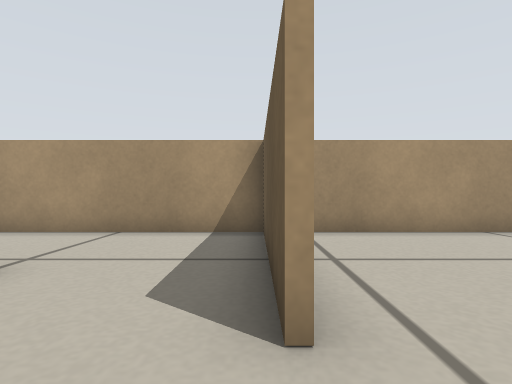
[1] (above)

18 first-person views from a walk through a robot-simulator world made for Stage. The camera is 0.22 m above the floor, looks level and sees 80° across. The lines on the ground mark 1 m squares. The floor is counted in squares, 0.25 m on a side. Each view is taken from the middle of a square. On the plan, view 1 faces up. The plan holds only what a view shows up to about 11 squares ahead; the rest is blank. The robots in the file are not drawn.

[2]
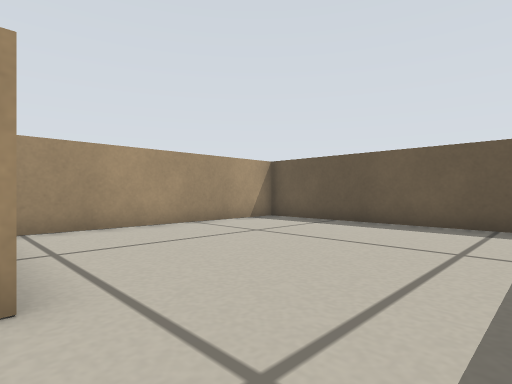

[3]
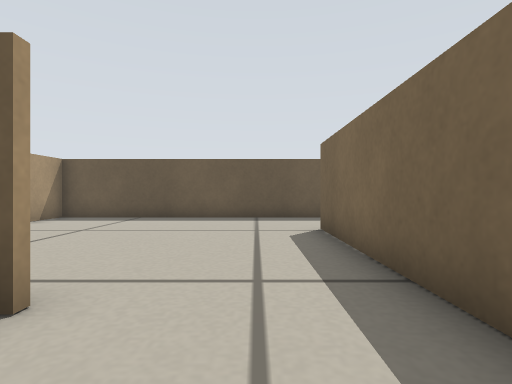

[4]
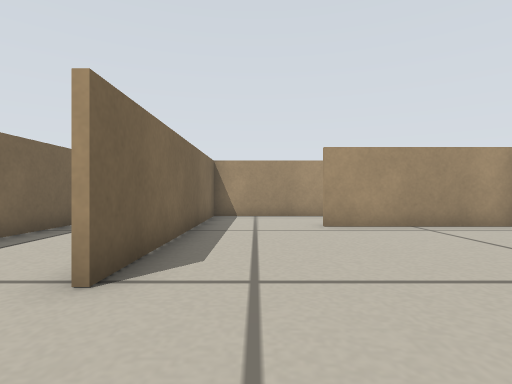

[5]
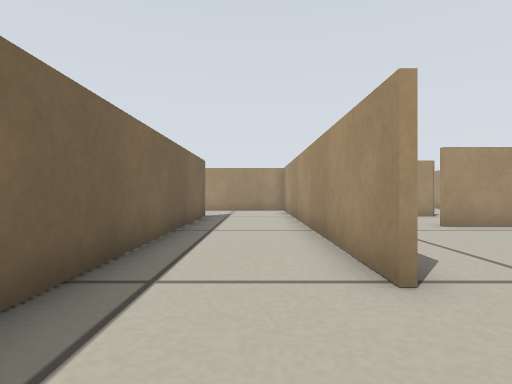

[6]
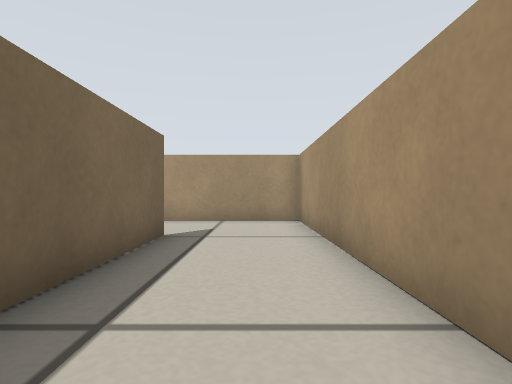

[7]
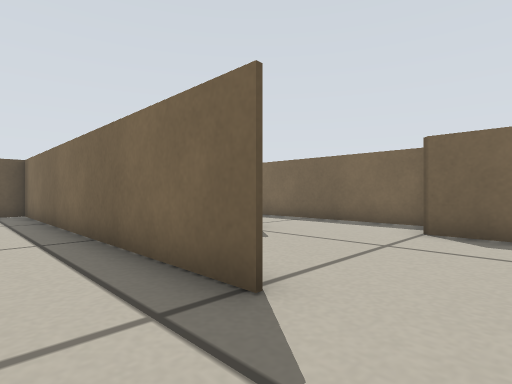

[8]
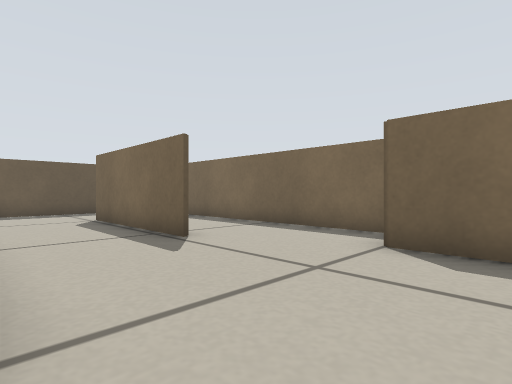

[9]
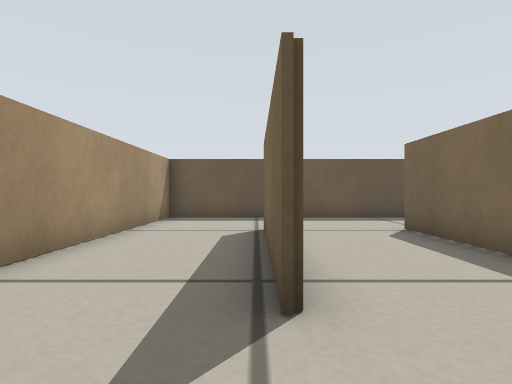

[10]
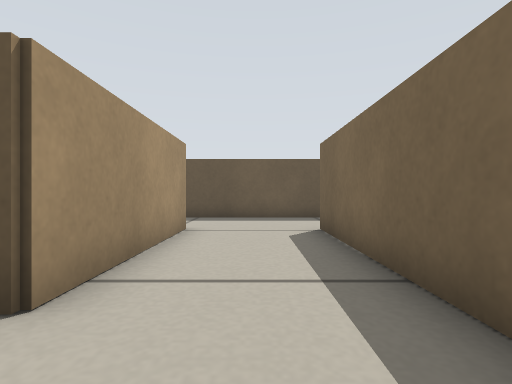

[11]
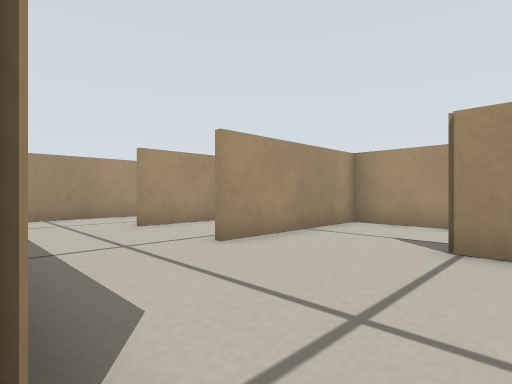

[12]
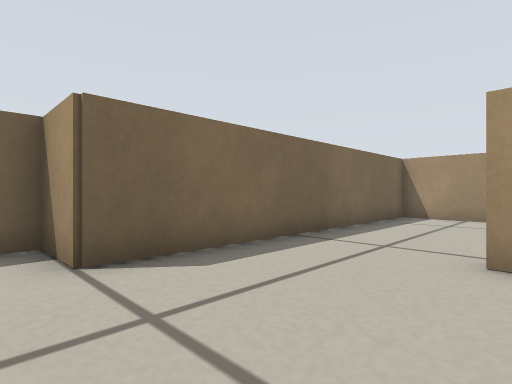

[13]
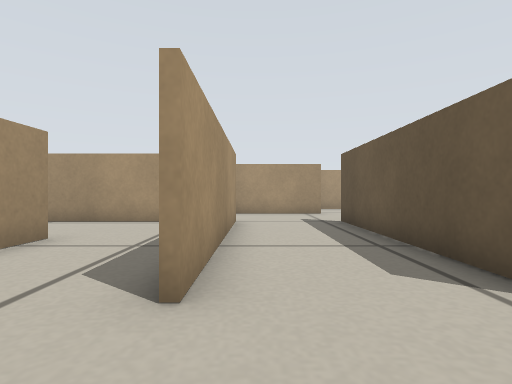

[14]
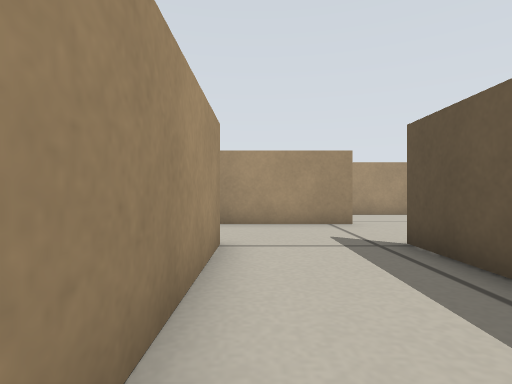

[15]
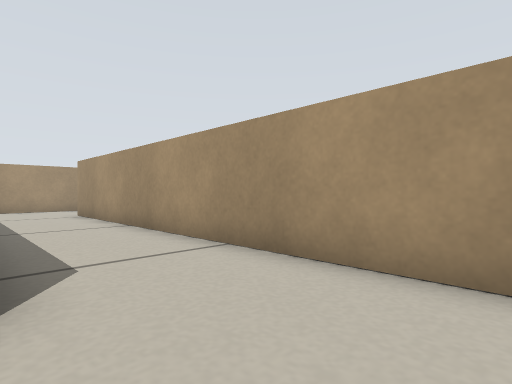

[16]
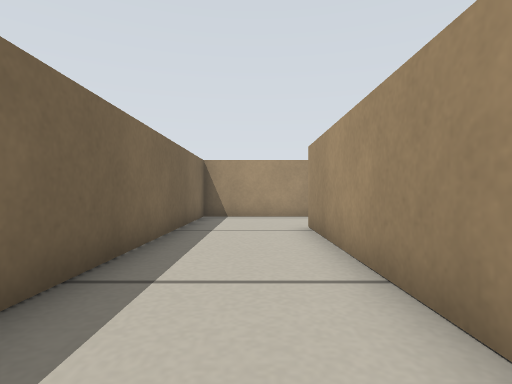

[17]
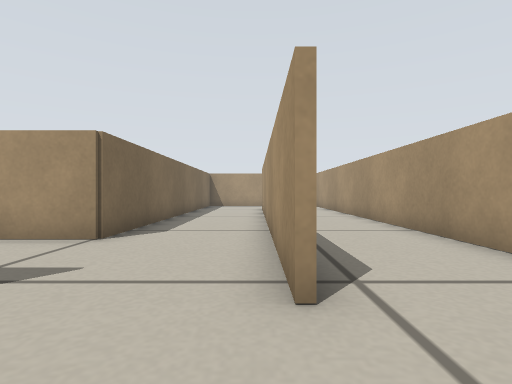

[18]
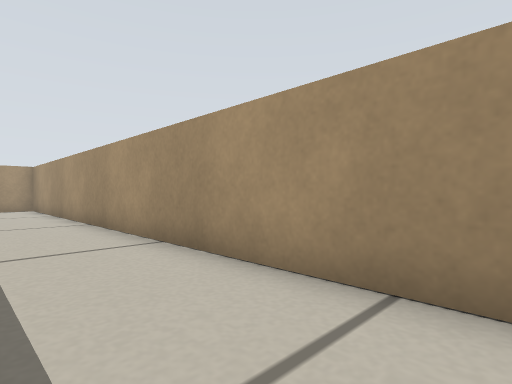

### Floor plan
Ten units are one square. View 1 is at (0, 0); x grows to the right and y downward. Boxes are objects, and circles mark ways between rooms. Rooms are numbered by the first view taken in them; rooms with no view inside come last. Other rooms are left out.
<svg viewBox="-233 -71 322 207">
<path fill="none" stroke="#000" d="M-4 15 52 15M3 -65 3 -16M84 22 84 -66 9 -66M-31 -15 -31 15 -4 15M-32 49 84 49 84 41M52 17 -63 17 -63 56M51 84 1 84M1 82 52 82M-31 98 -31 115 52 115M84 131 84 50 15 50M-62 -33 -195 -33M-65 60 -65 -2M-35 -66 -189 -66M-104 98 -55 98M-228 -39 -228 -1 -96 -1 -96 66M-129 32 -129 98 -104 98M-118 0 -134 0M-31 -35 -31 -15M2 -16 2 -61M2 -66 -35 -66M-24 50 -32 50M-63 56 -63 66M-55 98 -31 98"/>
<circle cx="0" cy="0" r="3" fill="#2a7"/>
<circle cx="70" cy="20" r="3" fill="#2a7"/>
<circle cx="-15" cy="-25" r="3" fill="#2a7"/>
<circle cx="-45" cy="50" r="3" fill="#2a7"/>
<circle cx="-30" cy="75" r="3" fill="#2a7"/>
<circle cx="-100" cy="80" r="3" fill="#2a7"/>
<circle cx="-30" cy="-50" r="3" fill="#2a7"/>
<circle cx="-60" cy="80" r="3" fill="#2a7"/>
<text x="40" y="-20">1</text>
<text x="-20" y="0">2</text>
<text x="10" y="40">3</text>
<text x="30" y="90">4</text>
<text x="-110" y="-10">5</text>
<text x="-120" y="50">6</text>
<text x="-20" y="-40">7</text>
<text x="-40" y="70">8</text>
</svg>
Room 1 opens to room 2. Room 1 opens to room 3. Room 2 opens to room 7. Room 3 opens to room 8. Room 4 opens to room 8. Room 5 opens to room 6. Room 5 opens to room 7. Room 5 opens to room 8.

Where each view was taken, in squares from view 1:
view 1: 0 up, 0 right, facing up
view 2: 1 down, 0 right, facing up-right
view 3: 0 up, 2 left, facing right
view 4: 0 up, 8 right, facing left
view 5: 3 down, 8 right, facing left
view 6: 3 down, 3 right, facing left
view 7: 3 down, 5 left, facing down-right
view 8: 5 down, 5 left, facing down-right
view 9: 8 down, 2 left, facing right
view 10: 10 down, 2 left, facing right
view 11: 10 down, 2 left, facing up-left
view 12: 6 down, 2 left, facing down-left
view 13: 9 down, 9 left, facing up
view 14: 5 down, 9 left, facing up
view 15: 0 up, 7 left, facing up-left
view 16: 2 up, 12 left, facing left
view 17: 3 up, 4 left, facing left
view 18: 4 up, 6 left, facing up-left
